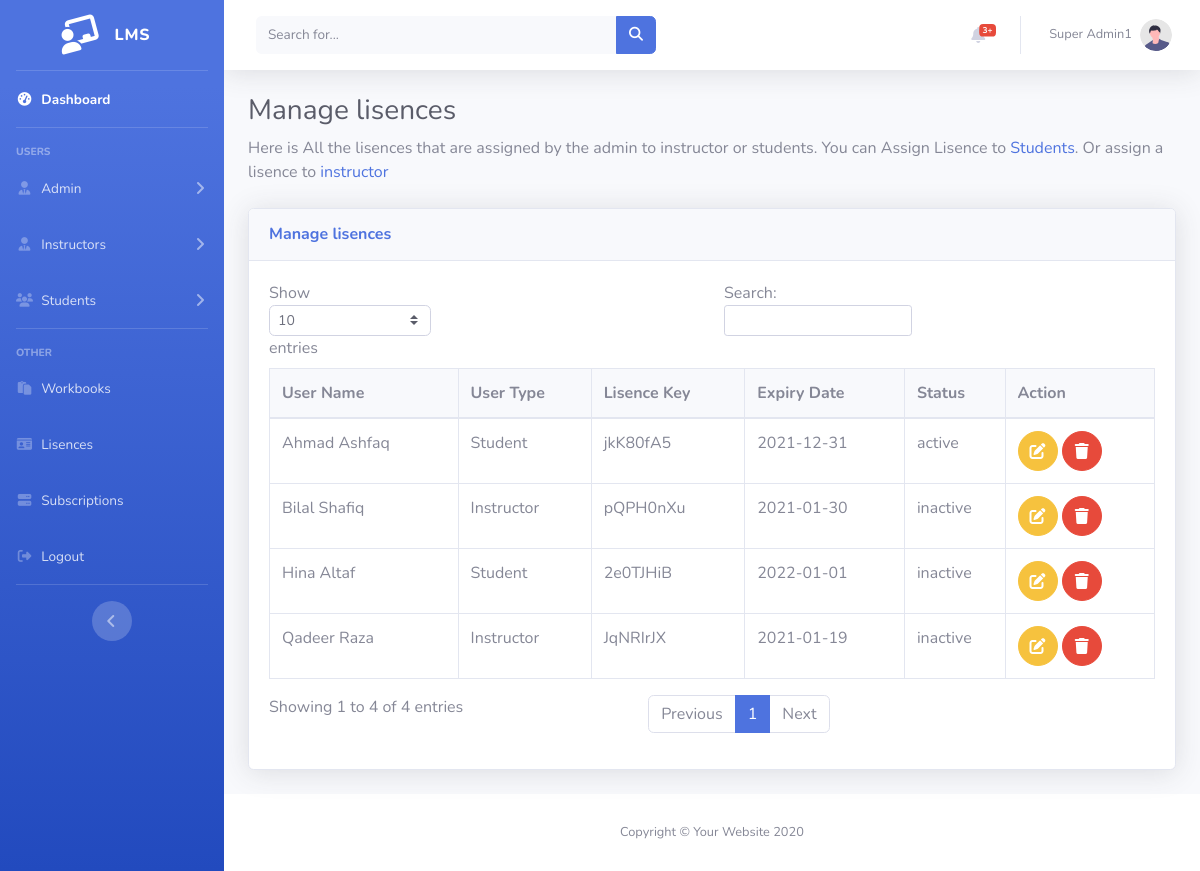
The app's page /Admin/lisences.php (signed in) with its own data.
### tables this page shows
CREATE TABLE `lisence` (
  `id` int(11) NOT NULL,
  `lkey` varchar(30) NOT NULL,
  `exp_date` date DEFAULT NULL,
  `sid` int(11) DEFAULT NULL,
  `iid` int(11) DEFAULT NULL,
  `status` varchar(30) DEFAULT 'inactive'
);

CREATE TABLE `student` (
  `id` int(11) NOT NULL,
  `name` varchar(30) NOT NULL,
  `email` varchar(30) NOT NULL,
  `password` varchar(30) NOT NULL,
  `address` varchar(30) NOT NULL,
  `gender` varchar(20) NOT NULL,
  `status` varchar(20) NOT NULL
);

CREATE TABLE `instructor` (
  `id` int(11) NOT NULL,
  `name` varchar(20) NOT NULL,
  `email` varchar(30) NOT NULL,
  `password` varchar(30) NOT NULL,
  `address` varchar(30) NOT NULL,
  `gender` varchar(20) NOT NULL,
  `status` varchar(20) NOT NULL
);

### Admin/lisences.php (the view, shortened to what this page needs)
<?php session_start();
include "../db.php";
include "layout/header.php";
$data = mysqli_query($conn, "SELECT * FROM lisence ");
$output = mysqli_fetch_all($data,MYSQLI_ASSOC);
?>
<body id="page-top">
<div id="wrapper">
<?php include "layout/sidebar.php";?>
    <div id="content-wrapper" class="d-flex flex-column">
        <div id="content">
        <?php include "layout/topbar.php";?>
    <div class="container-fluid">
<h1 class="h3 mb-2 text-gray-800">Manage lisences</h1>
<p class="mb-4">Here is All the lisences that are assigned by the admin to instructor or students. You can  Assign Lisence to<a
        href="students.php"> Students</a>. Or assign a lisence to <a   href="students.php">instructor </a></p>
<div class="card shadow mb-4">
    <div class="card-header py-3">
        <h6 class="m-0 font-weight-bold text-primary">Manage lisences</h6>
    </div>
    <div class="card-body">
        <div class="table-responsive">
            <table class="table table-bordered" id="dataTable" width="100%" cellspacing="0">
                <thead>
                    <tr class='bg-light '>
                        <th> User Name</th>
                        <th>User Type</th>
                        <th>Lisence Key</th>
                        <th>Expiry Date</th>
                        <th>Status</th>
                        <th>Action</th>
                    </tr>
                </thead>
                <tbody>
                    <?php foreach($output as $out) {?>
                    <tr>
                        <?php if($out['sid']){?>
                        <td><?php $sid=$out['sid']; $data3 = mysqli_query($conn, "SELECT * FROM student where id='$sid'");
                            $output3 = mysqli_fetch_assoc($data3); echo $output3['name']?></td>
                        <td>Student</td>
                        <?php }
                        else { ?> <td><?php $iid=$out['iid']; $data4 = mysqli_query($conn, "SELECT * FROM instructor where id='$iid'");
                            $output4 = mysqli_fetch_assoc($data4); echo $output4['name']?></td>
                         <td>Instructor</td> <?php } ?>
                        <td><?php echo $out['lkey']?></td>
                        <td><?php echo $out['exp_date']?></td>
                        <td><?php echo $out['status']?></td>
                        <td>  <a class="btn btn-warning btn-circle"  onclick="GetEModal('<?php echo $out['id']?>','<?php echo $out['lkey']?>','<?php echo $out['exp_date']?>'
                             ,'<?php echo $out['status']?>','<?php echo $out['sid']?>','<?php echo $out['iid']?>')" data-toggle="modal" data-target="#editModal">
                                        <i class="fas fa-edit"></i>
                          </a>
                          <a href=""  class="btn btn-danger btn-circle" data-toggle="modal" data-target="#delModal">
                                        <i class="fas fa-trash"></i>
                          </a></td>
     <?php }?>
    </tr>
                </tbody>
            </table>
        </div>
    </div>
</div>
</div>
</div>
<?php include "layout/footer.php"?>

### Admin/layout/header.php (shortened to what this page needs)
<!DOCTYPE html>
<html lang="en">
<head>
    <link href="../vendor/fontawesome-free/css/all.min.css" rel="stylesheet" type="text/css">
    <link href="../css/sb-admin-2.min.css" rel="stylesheet">
</head>

### Admin/layout/sidebar.php (shortened to what this page needs)
   <ul class="navbar-nav bg-gradient-primary sidebar sidebar-dark accordion" id="accordionSidebar">
<a class="sidebar-brand d-flex align-items-center justify-content-center" href="index.html">
    <div class="sidebar-brand-icon rotate-n-15">
        <i class="fas fa-chalkboard-teacher"></i>
    </div>
    <div class="sidebar-brand-text mx-3">LMS</div>
</a>
<hr class="sidebar-divider my-0">
<li class="nav-item active">
    <a class="nav-link" href="dashboard.php">
        <i class="fas fa-fw fa-tachometer-alt"></i>
        <span>Dashboard</span></a>
</li>
<hr class="sidebar-divider">
<div class="sidebar-heading">
    Users
</div>
<li class="nav-item">
    <a class="nav-link collapsed" href="#" data-toggle="collapse" data-target="#collapseOne"
        aria-expanded="true" aria-controls="collapseOne">
        <i class="fas fa-fw fa-user-tie"></i>
        <span>Admin</span>
    </a>
</li>
<li class="nav-item">
    <a class="nav-link collapsed" href="#" data-toggle="collapse" data-target="#collapseTwo"
        aria-expanded="true" aria-controls="collapseTwo">
        <i class="fas fa-fw fa-user-tie"></i>
        <span>Instructors</span>
    </a>
</li>
<li class="nav-item">
    <a class="nav-link collapsed" href="#" data-toggle="collapse" data-target="#collapseUtilities"
        aria-expanded="true" aria-controls="collapseUtilities">
        <i class="fas fa-fw fa-users"></i>
        <span>Students</span>
    </a>
</li>
<hr class="sidebar-divider">
<div class="sidebar-heading">
    Other
</div>
<li class="nav-item">
    <a class="nav-link" style="cursor:pointer" href='workbooks.php'>
        <i class="fas fa-fw fa-paste"></i>
        <span>Workbooks</span></a>
</li>
<li class="nav-item">
    <a class="nav-link" style="cursor:pointer" href='lisences.php'>
        <i class="fas fa-fw fa-id-card"></i>
        <span>Lisences</span></a>
</li>
<li class="nav-item">
    <a class="nav-link" style="cursor:pointer" href='subscribers.php'>
        <i class="fas fa-fw fa-server"></i>
        <span>Subscriptions</span></a>
</li>
<li class="nav-item">
    <a class="nav-link" style="cursor:pointer" data-toggle="modal" data-target="#logoutModal">
        <i class="fas fa-fw fa-sign-out-alt"></i>
        <span>Logout</span></a>
</li>
<hr class="sidebar-divider d-none d-md-block">
<div class="text-center d-none d-md-inline">
    <button class="rounded-circle border-0" id="sidebarToggle"></button>
</div>
</ul>

### Admin/layout/topbar.php (shortened to what this page needs)
     <nav class="navbar navbar-expand navbar-light bg-white topbar mb-4 static-top shadow">
<form
    class="d-none d-sm-inline-block form-inline mr-auto ml-md-3 my-2 my-md-0 mw-100 navbar-search">
    <div class="input-group">
        <input type="text" class="form-control bg-light border-0 small" placeholder="Search for..."
            aria-label="Search" aria-describedby="basic-addon2">
        <div class="input-group-append">
            <button class="btn btn-primary" type="button">
                <i class="fas fa-search fa-sm"></i>
            </button>
        </div>
    </div>
</form>
<ul class="navbar-nav ml-auto">
    <li class="nav-item dropdown no-arrow mx-1">
        <a class="nav-link dropdown-toggle" href="#" id="alertsDropdown" role="button"
            data-toggle="dropdown" aria-haspopup="true" aria-expanded="false">
            <i class="fas fa-bell fa-fw"></i>
            <span class="badge badge-danger badge-counter">3+</span>
        </a>
    </li>
    <li class="nav-item dropdown no-arrow">
        <a class="nav-link dropdown-toggle" href="#" id="userDropdown" role="button"
            data-toggle="dropdown" aria-haspopup="true" aria-expanded="false">
            <span class="mr-2 d-none d-lg-inline text-gray-600 small"><?php echo $_SESSION['name']?></span>
            <img class="img-profile rounded-circle"
                src="../img/undraw_profile.svg">
        </a>
    </li>
</ul>
</nav>

### Admin/layout/footer.php (shortened to what this page needs)
      <footer class="sticky-footer bg-white">
                <div class="container my-auto">
                    <div class="copyright text-center my-auto">
                        <span>Copyright &copy; Your Website 2020</span>
                    </div>
                </div>
        </footer>
</body>
</html>

### records on screen
lisence: sid.name "Ahmad Ashfaq", lkey "jkK80fA5", exp_date "2021-12-31", status "active"
lisence: iid.name "Bilal Shafiq", lkey "pQPH0nXu", exp_date "2021-01-30", status "inactive"
lisence: sid.name "Hina Altaf", lkey "2e0TJHiB", exp_date "2022-01-01", status "inactive"
lisence: iid.name "Qadeer Raza", lkey "JqNRIrJX", exp_date "2021-01-19", status "inactive"

### other values on screen
$_SESSION['name'] "Super Admin1"
